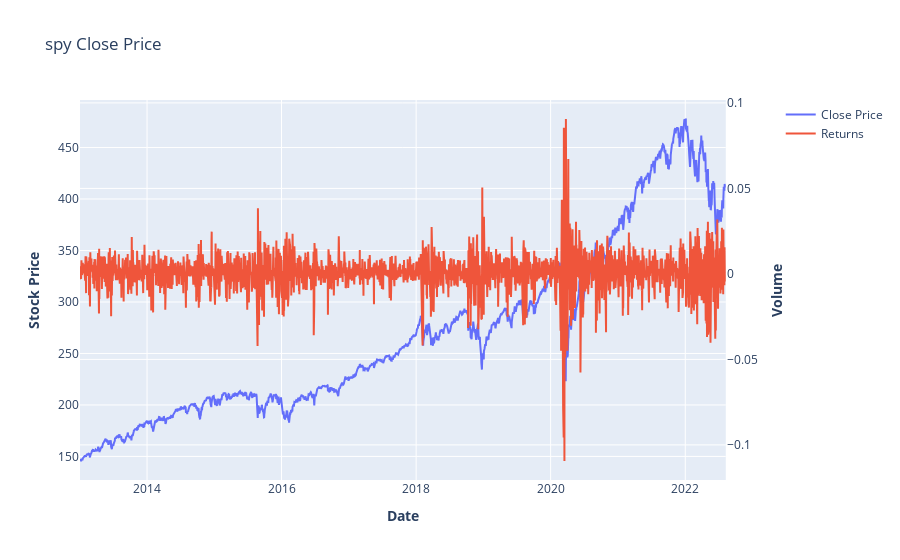

The code cell stored with this chart in its notebook:
### Code cell
dual_plot('spy')

### Figure 1 — Plotly figure (JSON) as saved in the notebook; plotly's stock layout.template omitted (floating-point values rounded to 4 significant figures; data arrays with more than 128 entries replaced by an {"elided": "..."} marker saying what was removed)
{"data": [{"name": "Close Price", "type": "scatter", "x": {"elided": "2418 str values"}, "xaxis": "x", "y": {"elided": "2418 float values"}, "yaxis": "y"}, {"name": "Returns", "type": "scatter", "x": {"elided": "2418 str values"}, "xaxis": "x", "y": {"elided": "2418 float values"}, "yaxis": "y2"}], "layout": {"title": {"text": "spy Close Price"}, "xaxis": {"anchor": "y", "domain": [0, 0.94], "title": {"text": "<b>Date</b>"}}, "yaxis": {"anchor": "x", "domain": [0, 1], "title": {"text": "<b>Stock Price</b>"}}, "yaxis2": {"anchor": "x", "overlaying": "y", "side": "right", "title": {"text": "<b>Volume</b>"}}}}
